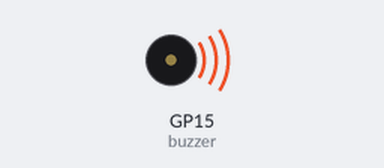
A program run on a simulated Raspberry Pi Pico running MicroPython. Parts: buzzer (waves = sounding). At 115.3 s the program stops and its outputs stay as they are.

Above: at 0.1 s.
At 35.8 s:
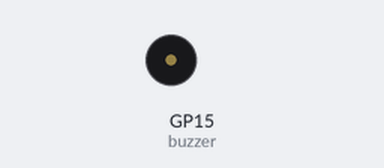
Timing chart, 0 to 40.0 s (numbered marks = the images above):
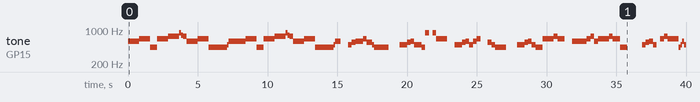

Measured:
- by itself, tone on GP15 (buzzer): plays 587 Hz for 0.79 s, 659 Hz for 0.79 s, 440 Hz for 0.53 s, 659 Hz for 0.79 s, 740 Hz for 0.79 s, 880 Hz for 0.13 s … (76 notes in this stretch)

The program:

main.py
```python
# importa el listado de notas de la rasberry, es un archivo de python que define las freciencias de cada nota
from notas import *    #  <<<---Este archivo debe estar guardado en la memoria de la raspberry

from machine import Pin, PWM
from utime import sleep

#definición del pin donde se conecta el buzzer
buzzer = PWM(Pin(15))

# este es el tiempo de la canción, con él se puede hacer mas lento o rápido la canción
tempo = 114

# array con la canción , el primer elemento es la nota y el segundo es el tiempo de espera de cada nota
# esto tiene una profundidad musical que yo no quiero investigar, pero
# sé que los negativos duran menos que una nota normal <---cosas raras de musica, si alguien sabe, me explica <---gracias!
NeverGonnaGiveYouUp= [
   "NOTE_D5",-4, "NOTE_E5",-4, "NOTE_A4",4,
"NOTE_E5",-4, "NOTE_FS5",-4, "NOTE_A5",16, "NOTE_G5",16, "NOTE_FS5",8,
"NOTE_D5",-4, "NOTE_E5",-4, "NOTE_A4",2,
"NOTE_A4",16, "NOTE_A4",16, "NOTE_B4",16, "NOTE_D5",8, "NOTE_D5",16,
"NOTE_D5",-4, "NOTE_E5",-4, "NOTE_A4",4,
"NOTE_E5",-4, "NOTE_FS5",-4, "NOTE_A5",16, "NOTE_G5",16, "NOTE_FS5",8,
"NOTE_D5",-4, "NOTE_E5",-4, "NOTE_A4",2,
"NOTE_A4",16, "NOTE_A4",16, "NOTE_B4",16, "NOTE_D5",8, "NOTE_D5",16,
"REST",4, "NOTE_B4",8, "NOTE_CS5",8, "NOTE_D5",8, "NOTE_D5",8, "NOTE_E5",8, "NOTE_CS5",-8,
"NOTE_B4",16, "NOTE_A4",2, "REST",4,

"REST",8, "NOTE_B4",8, "NOTE_B4",8, "NOTE_CS5",8, "NOTE_D5",8, "NOTE_B4",4, "NOTE_A4",8,
"NOTE_A5",8, "REST",8, "NOTE_A5",8, "NOTE_E5",-4, "REST",4,
"NOTE_B4",8, "NOTE_B4",8, "NOTE_CS5",8, "NOTE_D5",8, "NOTE_B4",8, "NOTE_D5",8, "NOTE_E5",8, "REST",8,
"REST",8, "NOTE_CS5",8, "NOTE_B4",8, "NOTE_A4",-4, "REST",4,
"REST",8, "NOTE_B4",8, "NOTE_B4",8, "NOTE_CS5",8, "NOTE_D5",8, "NOTE_B4",8, "NOTE_A4",4,
"NOTE_E5",8, "NOTE_E5",8, "NOTE_E5",8, "NOTE_FS5",8, "NOTE_E5",4, "REST",4,

"NOTE_D5",2, "NOTE_E5",8, "NOTE_FS5",8, "NOTE_D5",8,
"NOTE_E5",8, "NOTE_E5",8, "NOTE_E5",8, "NOTE_FS5",8, "NOTE_E5",4, "NOTE_A4",4,
"REST",2, "NOTE_B4",8, "NOTE_CS5",8, "NOTE_D5",8, "NOTE_B4",8,
"REST",8, "NOTE_E5",8, "NOTE_FS5",8, "NOTE_E5",-4, "NOTE_A4",16, "NOTE_B4",16, "NOTE_D5",16, "NOTE_B4",16,
"NOTE_FS5",-8, "NOTE_FS5",-8, "NOTE_E5",-4, "NOTE_A4",16, "NOTE_B4",16, "NOTE_D5",16, "NOTE_B4",16,

"NOTE_E5",-8, "NOTE_E5",-8, "NOTE_D5",-8, "NOTE_CS5",16, "NOTE_B4",-8, "NOTE_A4",16, "NOTE_B4",16, "NOTE_D5",16, "NOTE_B4",16,
"NOTE_D5",4, "NOTE_E5",8, "NOTE_CS5",-8, "NOTE_B4",16, "NOTE_A4",8, "NOTE_A4",8, "NOTE_A4",8,
"NOTE_E5",4, "NOTE_D5",2, "NOTE_A4",16, "NOTE_B4",16, "NOTE_D5",16, "NOTE_B4",16,
"NOTE_FS5",-8, "NOTE_FS5",-8, "NOTE_E5",-4, "NOTE_A4",16, "NOTE_B4",16, "NOTE_D5",16, "NOTE_B4",16,
"NOTE_A5",4, "NOTE_CS5",8, "NOTE_D5",-8, "NOTE_CS5",16, "NOTE_B4",8, "NOTE_A4",16, "NOTE_B4",16, "NOTE_D5",16, "NOTE_B4",16,

"NOTE_D5",4, "NOTE_E5",8, "NOTE_CS5",-8, "NOTE_B4",16, "NOTE_A4",4, "NOTE_A4",8,
"NOTE_E5",4, "NOTE_D5",2, "REST",4,
"REST",8, "NOTE_B4",8, "NOTE_D5",8, "NOTE_B4",8, "NOTE_D5",8, "NOTE_E5",4, "REST",8,
"REST",8, "NOTE_CS5",8, "NOTE_B4",8, "NOTE_A4",-4, "REST",4,
"REST",8, "NOTE_B4",8, "NOTE_B4",8, "NOTE_CS5",8, "NOTE_D5",8, "NOTE_B4",8, "NOTE_A4",4,
"REST",8, "NOTE_A5",8, "NOTE_A5",8, "NOTE_E5",8, "NOTE_FS5",8, "NOTE_E5",8, "NOTE_D5",8,

"REST",8, "NOTE_A4",8, "NOTE_B4",8, "NOTE_CS5",8, "NOTE_D5",8, "NOTE_B4",8,
"REST",8, "NOTE_CS5",8, "NOTE_B4",8, "NOTE_A4",-4, "REST",4,
"NOTE_B4",8, "NOTE_B4",8, "NOTE_CS5",8, "NOTE_D5",8, "NOTE_B4",8, "NOTE_A4",4, "REST",8,
"REST",8, "NOTE_E5",8, "NOTE_E5",8, "NOTE_FS5",4, "NOTE_E5",-4,
"NOTE_D5",2, "NOTE_D5",8, "NOTE_E5",8, "NOTE_FS5",8, "NOTE_E5",4,
"NOTE_E5",8, "NOTE_E5",8, "NOTE_FS5",8, "NOTE_E5",8, "NOTE_A4",8, "NOTE_A4",4,

"REST",-4, "NOTE_A4",8, "NOTE_B4",8, "NOTE_CS5",8, "NOTE_D5",8, "NOTE_B4",8,
"REST",8, "NOTE_E5",8, "NOTE_FS5",8, "NOTE_E5",-4, "NOTE_A4",16, "NOTE_B4",16, "NOTE_D5",16, "NOTE_B4",16,
"NOTE_FS5",-8, "NOTE_FS5",-8, "NOTE_E5",-4, "NOTE_A4",16, "NOTE_B4",16, "NOTE_D5",16, "NOTE_B4",16,
"NOTE_E5",-8, "NOTE_E5",-8, "NOTE_D5",-8, "NOTE_CS5",16, "NOTE_B4",-8, "NOTE_A4",16, "NOTE_B4",16, "NOTE_D5",16, "NOTE_B4",16,
"NOTE_D5",4, "NOTE_E5",8, "NOTE_CS5",-8, "NOTE_B4",16, "NOTE_A4",4, "NOTE_A4",8,

"NOTE_E5",4, "NOTE_D5",2, "NOTE_A4",16, "NOTE_B4",16, "NOTE_D5",16, "NOTE_B4",16,
"NOTE_FS5",-8, "NOTE_FS5",-8, "NOTE_E5",-4, "NOTE_A4",16, "NOTE_B4",16, "NOTE_D5",16, "NOTE_B4",16,
"NOTE_A5",4, "NOTE_CS5",8, "NOTE_D5",-8, "NOTE_CS5",16, "NOTE_B4",8, "NOTE_A4",16, "NOTE_B4",16, "NOTE_D5",16, "NOTE_B4",16,
"NOTE_D5",4, "NOTE_E5",8, "NOTE_CS5",-8, "NOTE_B4",16, "NOTE_A4",4, "NOTE_A4",8,
"NOTE_E5",4, "NOTE_D5",2, "NOTE_A4",16, "NOTE_B4",16, "NOTE_D5",16, "NOTE_B4",16,

"NOTE_FS5",-8, "NOTE_FS5",-8, "NOTE_E5",-4, "NOTE_A4",16, "NOTE_B4",16, "NOTE_D5",16, "NOTE_B4",16,
"NOTE_A5",4, "NOTE_CS5",8, "NOTE_D5",-8, "NOTE_CS5",16, "NOTE_B4",8, "NOTE_A4",16, "NOTE_B4",16, "NOTE_D5",16, "NOTE_B4",16,
"NOTE_D5",4, "NOTE_E5",8, "NOTE_CS5",-8, "NOTE_B4",16, "NOTE_A4",4, "NOTE_A4",8,
"NOTE_E5",4, "NOTE_D5",2, "NOTE_A4",16, "NOTE_B4",16, "NOTE_D5",16, "NOTE_B4",16,
"NOTE_FS5",-8, "NOTE_FS5",-8, "NOTE_E5",-4, "NOTE_A4",16, "NOTE_B4",16, "NOTE_D5",16, "NOTE_B4",16,

"NOTE_A5",4, "NOTE_CS5",8, "NOTE_D5",-8, "NOTE_CS5",16, "NOTE_B4",8, "NOTE_A4",16, "NOTE_B4",16, "NOTE_D5",16, "NOTE_B4",16,
"NOTE_D5",4, "NOTE_E5",8, "NOTE_CS5",-8, "NOTE_B4",16, "NOTE_A4",4, "NOTE_A4",8,

"NOTE_E5",4, "NOTE_D5",2, "REST",4

]

def playtone(frequency):
    """ define la frecuencia de trabajo del pin PWM
        recibe el valor de frecuencia a la que suena cada tono
    """
    buzzer.duty_u16(10000)
    buzzer.freq(frequency)

def bequiet():
    """funcion que define la frecuencia en cero, es decir, para la señal PWM"""
    buzzer.duty_u16(0)

def playsong(mysong):
    """función para reproducir la canción
        recibe la lista que es definida por una nota y su duración
        reproduce la canción en cada instante
    """

    wholenote = (60000 * 4) / tempo
    for i in list(range(0,len(mysong),2)): #recorre el listado de la canción

        #primer if define la nota que se debe reproducir
        if mysong[i] == "REST":  # rest es para deterner la reproducción de sonido
            bequiet()
        else:
            playtone(tones[mysong[i]])

        #segundo if define el tiempo que debe durar la nota
        if mysong[i+1] > 0:
            sleep(wholenote / (abs(mysong[i+1])*1000))
        else:
            sleep((wholenote / (abs(mysong[i+1])*1000))*1.5)

    bequiet()

if __name__ == "__main__":  #entry point

    playsong(NeverGonnaGiveYouUp)
```

notas.py
```python
#listado de notas

tones = {
"NOTE_B0":31,
"NOTE_C1":33,
"NOTE_CS1":35,
"NOTE_D1":37,
"NOTE_DS1":39,
"NOTE_E1":41,
"NOTE_F1":44,
"NOTE_FS1":46,
"NOTE_G1":49,
"NOTE_GS1":52,
"NOTE_A1":55,
"NOTE_AS1":58,
"NOTE_B1":62,
"NOTE_C2":65,
"NOTE_CS2":69,
"NOTE_D2":73,
"NOTE_DS2":78,
"NOTE_E2":82,
"NOTE_F2":87,
"NOTE_FS2":93,
"NOTE_G2":98,
"NOTE_GS2":104,
"NOTE_A2":110,
"NOTE_AS2":117,
"NOTE_B2":123,
"NOTE_C3":131,
"NOTE_CS3":139,
"NOTE_D3":147,
"NOTE_DS3":156,
"NOTE_E3":165,
"NOTE_F3":175,
"NOTE_FS3":185,
"NOTE_G3":196,
"NOTE_GS3":208,
"NOTE_A3":220,
"NOTE_AS3":233,
"NOTE_B3":247,
"NOTE_C4":262,
"NOTE_CS4":277,
"NOTE_D4":294,
"NOTE_DS4":311,
"NOTE_E4":330,
"NOTE_F4":349,
"NOTE_FS4":370,
"NOTE_G4":392,
"NOTE_GS4":415,
"NOTE_A4":440,
"NOTE_AS4":466,
"NOTE_B4":494,
"NOTE_C5":523,
"NOTE_CS5":554,
"NOTE_D5":587,
"NOTE_DS5":622,
"NOTE_E5":659,
"NOTE_F5":698,
"NOTE_FS5":740,
"NOTE_G5":784,
"NOTE_GS5":831,
"NOTE_A5":880,
"NOTE_AS5":932,
"NOTE_B5":988,
"NOTE_C6":1047,
"NOTE_CS6":1109,
"NOTE_D6":1175,
"NOTE_DS6":1245,
"NOTE_E6":1319,
"NOTE_F6":1397,
"NOTE_FS6":1480,
"NOTE_G6":1568,
"NOTE_GS6":1661,
"NOTE_A6":1760,
"NOTE_AS6":1865,
"NOTE_B6":1976,
"NOTE_C7":2093,
"NOTE_CS7":2217,
"NOTE_D7":2349,
"NOTE_DS7":2489,
"NOTE_E7":2637,
"NOTE_F7":2794,
"NOTE_FS7":2960,
"NOTE_G7":3136,
"NOTE_GS7":3322,
"NOTE_A7":3520,
"NOTE_AS7":3729,
"NOTE_B7":3951,
"NOTE_C8":4186,
"NOTE_CS8":4435,
"NOTE_D8":4699,
"NOTE_DS8":4978,

}
```
